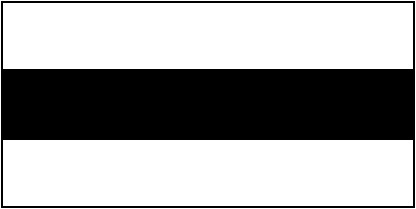
#> input picture mybook/opencv_king_book/ch11/border.jpg, 416 x 209 px
$ python ch11_6.py
#> lines starting #> are read from the running program, lines starting #| are printed output that depends on the picture
# ch11_6.py
import cv2

src = cv2.imread("border.jpg")
#> src is the input picture: shape (209, 416, 3); min 0, max 255, mean 162.4
dst1 = cv2.blur(src, (3, 3))            # 均值濾波器 - 3x3 濾波核
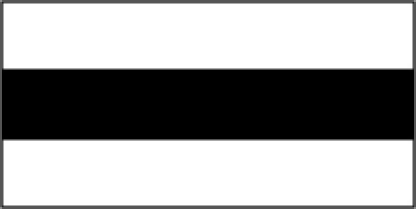
#> dst1: shape (209, 416, 3); min 0, max 255, mean 161.2
dst2 = cv2.blur(src, (7, 7))            # 均值濾波器 - 7x7 濾波核
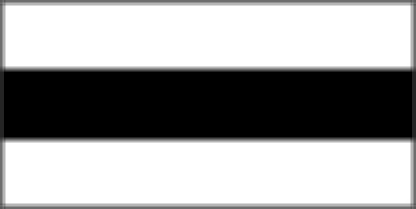
#> dst2: shape (209, 416, 3); min 0, max 255, mean 161.3

dst3 = cv2.GaussianBlur(src,(3,3),0,0)  # 高斯濾波器 - 3x3 的濾波核
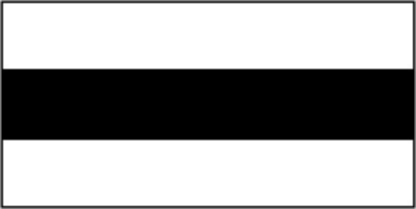
#> dst3: shape (209, 416, 3); min 0, max 255, mean 161.5
dst4 = cv2.GaussianBlur(src,(7,7),0,0)  # 高斯濾波器 - 7x7 的濾波核
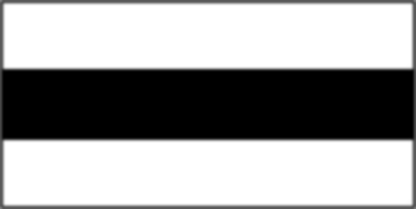
#> dst4: shape (209, 416, 3); min 0, max 255, mean 161.2

cv2.imshow("dst 3 x 3",dst1)
cv2.imshow("dst 7 x 7",dst2)
cv2.imshow("Gauss dst 3 x 3",dst3)
cv2.imshow("Gauss dst 7 x 7",dst4)

cv2.waitKey(0)
cv2.destroyAllWindows()
